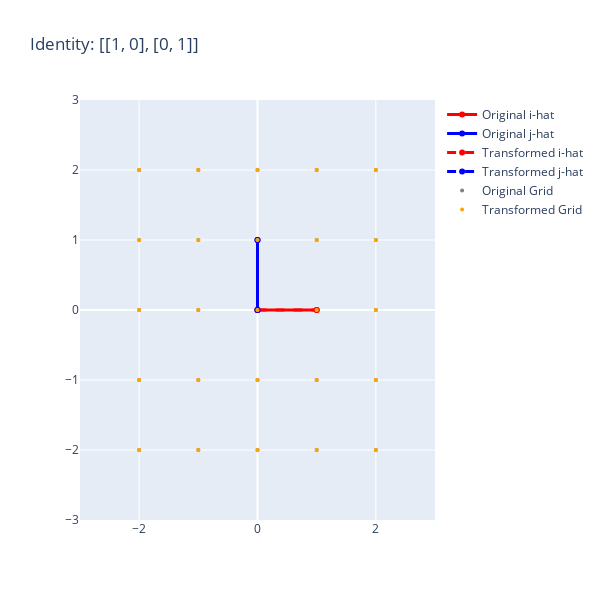
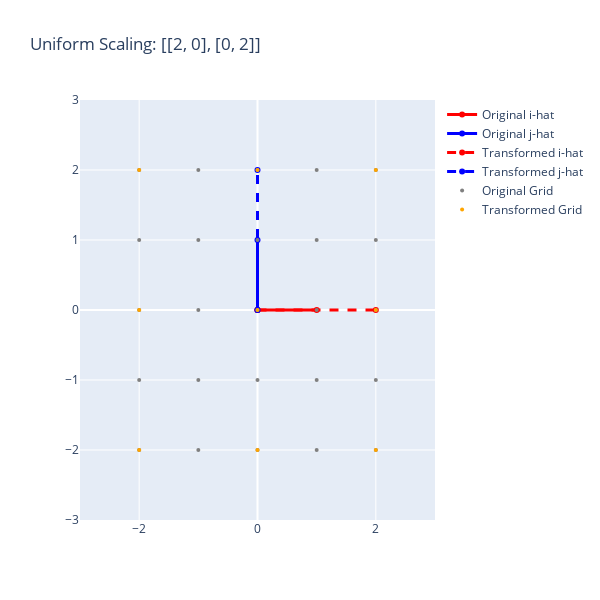
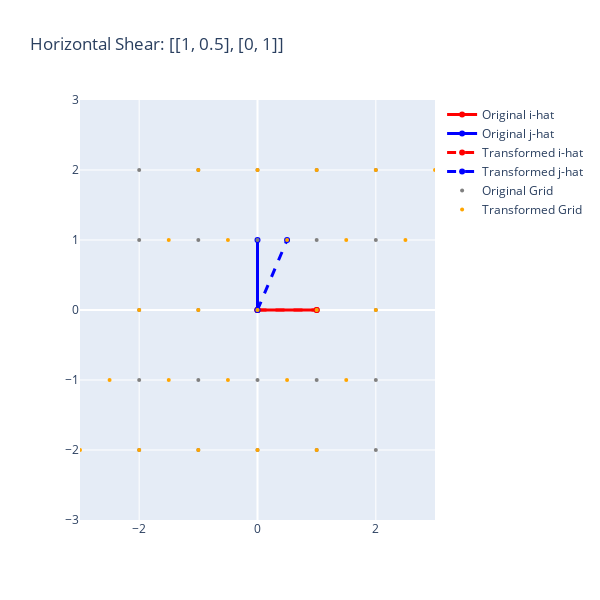
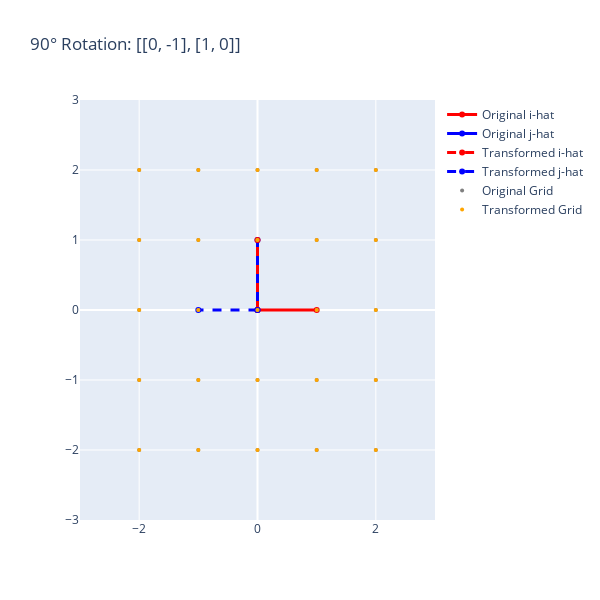

Here is the notebook cell these charts were saved with, in order:
### Markdown cell above
## 5. Interactive Visualization: Matrix Transformations

Use sliders to see how different matrix parameters affect transformations.

### Code cell
# Interactive transformation with Plotly
def create_transformation_plot(a=1, b=0, c=0, d=1):
    """Create interactive transformation visualization"""
    # Original vectors
    basis_vectors = np.array([[1, 0], [0, 1]]).T
    
    # Transformation matrix
    T = np.array([[a, b], [c, d]])
    
    # Transformed vectors
    transformed = T @ basis_vectors
    
    # Create grid for visualization
    x_grid = np.linspace(-2, 2, 5)
    y_grid = np.linspace(-2, 2, 5)
    xx, yy = np.meshgrid(x_grid, y_grid)
    grid_points = np.column_stack([xx.ravel(), yy.ravel()]).T
    transformed_grid = T @ grid_points
    
    fig = go.Figure()
    
    # Original basis vectors
    fig.add_trace(go.Scatter(x=[0, 1], y=[0, 0], mode='lines+markers',
                           name='Original i-hat', line=dict(color='red', width=3)))
    fig.add_trace(go.Scatter(x=[0, 0], y=[0, 1], mode='lines+markers',
                           name='Original j-hat', line=dict(color='blue', width=3)))
    
    # Transformed basis vectors
    fig.add_trace(go.Scatter(x=[0, transformed[0,0]], y=[0, transformed[1,0]], 
                           mode='lines+markers', name='Transformed i-hat',
                           line=dict(color='red', width=3, dash='dash')))
    fig.add_trace(go.Scatter(x=[0, transformed[0,1]], y=[0, transformed[1,1]], 
                           mode='lines+markers', name='Transformed j-hat',
                           line=dict(color='blue', width=3, dash='dash')))
    
    # Add grid points
    fig.add_trace(go.Scatter(x=grid_points[0], y=grid_points[1], mode='markers',
                           name='Original Grid', marker=dict(color='gray', size=4)))
    fig.add_trace(go.Scatter(x=transformed_grid[0], y=transformed_grid[1], mode='markers',
                           name='Transformed Grid', marker=dict(color='orange', size=4)))
    
    fig.update_layout(
        title=f'Linear Transformation: [[{a}, {b}], [{c}, {d}]]',
        xaxis=dict(range=[-3, 3], zeroline=True),
        yaxis=dict(range=[-3, 3], zeroline=True),
        width=600, height=600
    )
    
    return fig

# Example transformations
transformations = [
    (1, 0, 0, 1, "Identity"),
    (2, 0, 0, 2, "Uniform Scaling"),
    (1, 0.5, 0, 1, "Horizontal Shear"),
    (0, -1, 1, 0, "90° Rotation")
]

for a, b, c, d, name in transformations:
    fig = create_transformation_plot(a, b, c, d)
    fig.update_layout(title=f'{name}: [[{a}, {b}], [{c}, {d}]]')
    fig.show()

### Figure 1 — Plotly figure (JSON) as saved in the notebook; plotly's stock layout.template omitted (floating-point values rounded to 4 significant figures)
{"data": [{"line": {"color": "red", "width": 3}, "mode": "lines+markers", "name": "Original i-hat", "type": "scatter", "x": [0, 1], "y": [0, 0]}, {"line": {"color": "blue", "width": 3}, "mode": "lines+markers", "name": "Original j-hat", "type": "scatter", "x": [0, 0], "y": [0, 1]}, {"line": {"color": "red", "dash": "dash", "width": 3}, "mode": "lines+markers", "name": "Transformed i-hat", "type": "scatter", "x": [0, 1], "y": [0, 0]}, {"line": {"color": "blue", "dash": "dash", "width": 3}, "mode": "lines+markers", "name": "Transformed j-hat", "type": "scatter", "x": [0, 0], "y": [0, 1]}, {"marker": {"color": "gray", "size": 4}, "mode": "markers", "name": "Original Grid", "type": "scatter", "x": [-2.0, -1.0, 0.0, 1.0, 2.0, -2.0, -1.0, 0.0, 1.0, 2.0, -2.0, -1.0, 0.0, 1.0, 2.0, -2.0, -1.0, 0.0, 1.0, 2.0, -2.0, -1.0, 0.0, 1.0, 2.0], "y": [-2.0, -2.0, -2.0, -2.0, -2.0, -1.0, -1.0, -1.0, -1.0, -1.0, 0.0, 0.0, 0.0, 0.0, 0.0, 1.0, 1.0, 1.0, 1.0, 1.0, 2.0, 2.0, 2.0, 2.0, 2.0]}, {"marker": {"color": "orange", "size": 4}, "mode": "markers", "name": "Transformed Grid", "type": "scatter", "x": [-2.0, -1.0, 0.0, 1.0, 2.0, -2.0, -1.0, 0.0, 1.0, 2.0, -2.0, -1.0, 0.0, 1.0, 2.0, -2.0, -1.0, 0.0, 1.0, 2.0, -2.0, -1.0, 0.0, 1.0, 2.0], "y": [-2.0, -2.0, -2.0, -2.0, -2.0, -1.0, -1.0, -1.0, -1.0, -1.0, 0.0, 0.0, 0.0, 0.0, 0.0, 1.0, 1.0, 1.0, 1.0, 1.0, 2.0, 2.0, 2.0, 2.0, 2.0]}], "layout": {"height": 600, "title": {"text": "Identity: [[1, 0], [0, 1]]"}, "width": 600, "xaxis": {"range": [-3, 3], "zeroline": true}, "yaxis": {"range": [-3, 3], "zeroline": true}}}

### Figure 2 — Plotly figure (JSON) as saved in the notebook; plotly's stock layout.template omitted (floating-point values rounded to 4 significant figures)
{"data": [{"line": {"color": "red", "width": 3}, "mode": "lines+markers", "name": "Original i-hat", "type": "scatter", "x": [0, 1], "y": [0, 0]}, {"line": {"color": "blue", "width": 3}, "mode": "lines+markers", "name": "Original j-hat", "type": "scatter", "x": [0, 0], "y": [0, 1]}, {"line": {"color": "red", "dash": "dash", "width": 3}, "mode": "lines+markers", "name": "Transformed i-hat", "type": "scatter", "x": [0, 2], "y": [0, 0]}, {"line": {"color": "blue", "dash": "dash", "width": 3}, "mode": "lines+markers", "name": "Transformed j-hat", "type": "scatter", "x": [0, 0], "y": [0, 2]}, {"marker": {"color": "gray", "size": 4}, "mode": "markers", "name": "Original Grid", "type": "scatter", "x": [-2.0, -1.0, 0.0, 1.0, 2.0, -2.0, -1.0, 0.0, 1.0, 2.0, -2.0, -1.0, 0.0, 1.0, 2.0, -2.0, -1.0, 0.0, 1.0, 2.0, -2.0, -1.0, 0.0, 1.0, 2.0], "y": [-2.0, -2.0, -2.0, -2.0, -2.0, -1.0, -1.0, -1.0, -1.0, -1.0, 0.0, 0.0, 0.0, 0.0, 0.0, 1.0, 1.0, 1.0, 1.0, 1.0, 2.0, 2.0, 2.0, 2.0, 2.0]}, {"marker": {"color": "orange", "size": 4}, "mode": "markers", "name": "Transformed Grid", "type": "scatter", "x": [-4.0, -2.0, 0.0, 2.0, 4.0, -4.0, -2.0, 0.0, 2.0, 4.0, -4.0, -2.0, 0.0, 2.0, 4.0, -4.0, -2.0, 0.0, 2.0, 4.0, -4.0, -2.0, 0.0, 2.0, 4.0], "y": [-4.0, -4.0, -4.0, -4.0, -4.0, -2.0, -2.0, -2.0, -2.0, -2.0, 0.0, 0.0, 0.0, 0.0, 0.0, 2.0, 2.0, 2.0, 2.0, 2.0, 4.0, 4.0, 4.0, 4.0, 4.0]}], "layout": {"height": 600, "title": {"text": "Uniform Scaling: [[2, 0], [0, 2]]"}, "width": 600, "xaxis": {"range": [-3, 3], "zeroline": true}, "yaxis": {"range": [-3, 3], "zeroline": true}}}

### Figure 3 — Plotly figure (JSON) as saved in the notebook; plotly's stock layout.template omitted (floating-point values rounded to 4 significant figures)
{"data": [{"line": {"color": "red", "width": 3}, "mode": "lines+markers", "name": "Original i-hat", "type": "scatter", "x": [0, 1], "y": [0, 0]}, {"line": {"color": "blue", "width": 3}, "mode": "lines+markers", "name": "Original j-hat", "type": "scatter", "x": [0, 0], "y": [0, 1]}, {"line": {"color": "red", "dash": "dash", "width": 3}, "mode": "lines+markers", "name": "Transformed i-hat", "type": "scatter", "x": [0, 1], "y": [0, 0]}, {"line": {"color": "blue", "dash": "dash", "width": 3}, "mode": "lines+markers", "name": "Transformed j-hat", "type": "scatter", "x": [0, 0.5], "y": [0, 1]}, {"marker": {"color": "gray", "size": 4}, "mode": "markers", "name": "Original Grid", "type": "scatter", "x": [-2.0, -1.0, 0.0, 1.0, 2.0, -2.0, -1.0, 0.0, 1.0, 2.0, -2.0, -1.0, 0.0, 1.0, 2.0, -2.0, -1.0, 0.0, 1.0, 2.0, -2.0, -1.0, 0.0, 1.0, 2.0], "y": [-2.0, -2.0, -2.0, -2.0, -2.0, -1.0, -1.0, -1.0, -1.0, -1.0, 0.0, 0.0, 0.0, 0.0, 0.0, 1.0, 1.0, 1.0, 1.0, 1.0, 2.0, 2.0, 2.0, 2.0, 2.0]}, {"marker": {"color": "orange", "size": 4}, "mode": "markers", "name": "Transformed Grid", "type": "scatter", "x": [-3.0, -2.0, -1.0, 0.0, 1.0, -2.5, -1.5, -0.5, 0.5, 1.5, -2.0, -1.0, 0.0, 1.0, 2.0, -1.5, -0.5, 0.5, 1.5, 2.5, -1.0, 0.0, 1.0, 2.0, 3.0], "y": [-2.0, -2.0, -2.0, -2.0, -2.0, -1.0, -1.0, -1.0, -1.0, -1.0, 0.0, 0.0, 0.0, 0.0, 0.0, 1.0, 1.0, 1.0, 1.0, 1.0, 2.0, 2.0, 2.0, 2.0, 2.0]}], "layout": {"height": 600, "title": {"text": "Horizontal Shear: [[1, 0.5], [0, 1]]"}, "width": 600, "xaxis": {"range": [-3, 3], "zeroline": true}, "yaxis": {"range": [-3, 3], "zeroline": true}}}

### Figure 4 — Plotly figure (JSON) as saved in the notebook; plotly's stock layout.template omitted (floating-point values rounded to 4 significant figures)
{"data": [{"line": {"color": "red", "width": 3}, "mode": "lines+markers", "name": "Original i-hat", "type": "scatter", "x": [0, 1], "y": [0, 0]}, {"line": {"color": "blue", "width": 3}, "mode": "lines+markers", "name": "Original j-hat", "type": "scatter", "x": [0, 0], "y": [0, 1]}, {"line": {"color": "red", "dash": "dash", "width": 3}, "mode": "lines+markers", "name": "Transformed i-hat", "type": "scatter", "x": [0, 0], "y": [0, 1]}, {"line": {"color": "blue", "dash": "dash", "width": 3}, "mode": "lines+markers", "name": "Transformed j-hat", "type": "scatter", "x": [0, -1], "y": [0, 0]}, {"marker": {"color": "gray", "size": 4}, "mode": "markers", "name": "Original Grid", "type": "scatter", "x": [-2.0, -1.0, 0.0, 1.0, 2.0, -2.0, -1.0, 0.0, 1.0, 2.0, -2.0, -1.0, 0.0, 1.0, 2.0, -2.0, -1.0, 0.0, 1.0, 2.0, -2.0, -1.0, 0.0, 1.0, 2.0], "y": [-2.0, -2.0, -2.0, -2.0, -2.0, -1.0, -1.0, -1.0, -1.0, -1.0, 0.0, 0.0, 0.0, 0.0, 0.0, 1.0, 1.0, 1.0, 1.0, 1.0, 2.0, 2.0, 2.0, 2.0, 2.0]}, {"marker": {"color": "orange", "size": 4}, "mode": "markers", "name": "Transformed Grid", "type": "scatter", "x": [2.0, 2.0, 2.0, 2.0, 2.0, 1.0, 1.0, 1.0, 1.0, 1.0, 0.0, 0.0, 0.0, 0.0, 0.0, -1.0, -1.0, -1.0, -1.0, -1.0, -2.0, -2.0, -2.0, -2.0, -2.0], "y": [-2.0, -1.0, 0.0, 1.0, 2.0, -2.0, -1.0, 0.0, 1.0, 2.0, -2.0, -1.0, 0.0, 1.0, 2.0, -2.0, -1.0, 0.0, 1.0, 2.0, -2.0, -1.0, 0.0, 1.0, 2.0]}], "layout": {"height": 600, "title": {"text": "90° Rotation: [[0, -1], [1, 0]]"}, "width": 600, "xaxis": {"range": [-3, 3], "zeroline": true}, "yaxis": {"range": [-3, 3], "zeroline": true}}}
